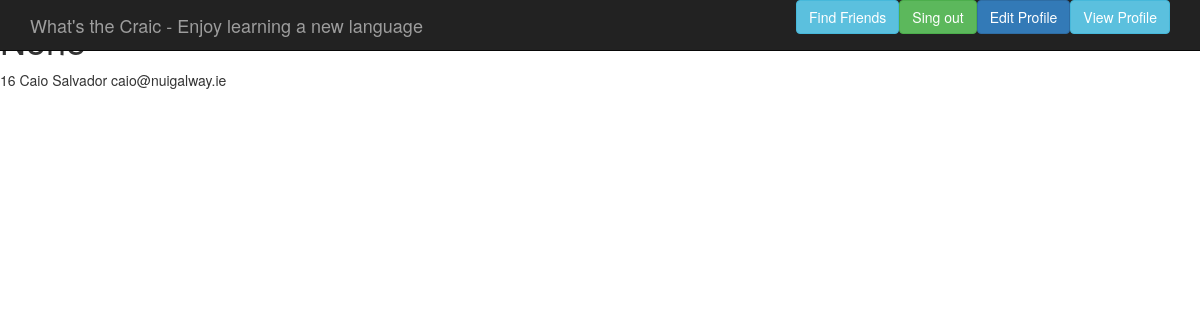
Before: /dashboard/ (signed in) with the older database file.
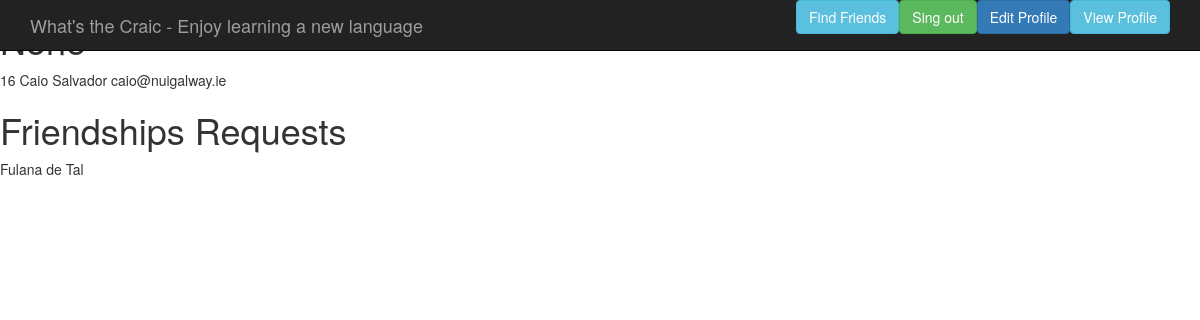
After: the same page with the newer database file.
### profiles/models.py (models this page shows, shortened)
class Profile(models.Model):
	user = models.OneToOneField(settings.AUTH_USER_MODEL)
	name = models.CharField(max_length=100)
	email = models.EmailField(max_length=100, unique=True)
	nui_id = models.IntegerField(unique=True)
	staff = models.BooleanField(default=True)
	native = models.ForeignKey(Language)
	learning = models.ManyToManyField(Language, related_name="profile_languages")
	picture = models.ImageField(
		blank=True,
		null=True,
		upload_to=download_media_location
		) #, storage=FileSystemStorage(location=settings.PROTECTED_ROOT)
	def __str__(self): #def __unicode__(self):
		return self.name
	def find_friendships_requests(self):
		friendships_requests = Friendship.objects.filter(to_user=self, status=False)
		return friendships_requests

class Friendship(models.Model):
	from_user = models.ForeignKey(Profile, related_name="friendship_from_user")
	to_user = models.ForeignKey(Profile, related_name="friendship_to_user")
	status = models.BooleanField(default=False)

### whats_the_craic/views.py (the view)
# urls.py: url(r'^dashboard/$', login_required(DashboardView.as_view()), name='dashboard'),
class DashboardView(SuccessMessageMixin, TemplateView):
	template_name = "dashboard.html"
	def get_context_data(self, **kwargs):
		context = super(DashboardView, self).get_context_data(**kwargs)
		user = self.request.user
		profile = Profile.objects.get(user=self.request.user)
		friendships_requests = profile.find_friendships_requests()
		context["profile"] = profile
		context["friendships_requests"] = friendships_requests
		context["site_name"] = 	"What's the Craic?"
		context["title"] = 	""
		context["submit_btn"] = ""
		return context

### templates/dashboard.html (shortened to what this page needs)
{% extends "base.html" %}
{% load staticfiles %}
{% block content %}
<nav class="navbar navbar-inverse navbar-fixed-top">
    <div class="container">
        <div class="navbar-header">
            <a class="navbar-brand" href="#">What's the Craic - Enjoy learning a new language</a>
        </div>
        <div id="navbar" class="navbar-collapse collapse">
            <a href="{% url 'profiles:view' profile.id %}" class="btn btn-info pull-right">View Profile</a>
            <a href="{% url 'profiles:update' profile.id %}" class="btn btn-primary pull-right">Edit Profile</a>
            <a href="{% url 'logout'%}" class="btn btn-success pull-right">Sing out</a>
            <a href="{% url 'profiles:findfriends'%}" class="btn btn-info pull-right">Find Friends</a>
        </div>
    </div>
</nav>
{% if possible_friends %}
    {% for possible_friend in possible_friends %}
            <li>{{ possible_friend.name }}</li>
    {% endfor %}
{% else %}
    <h1>None</h1>
{% endif %}
{{ user.id }}
{{ profile.name }}
{{ profile.email }}
{% if friendships_requests %}
    <h1> Friendships Requests </h1>
    {% for friendships_request in friendships_requests %}
        <p>{{friendships_request.from_user}}</p>
    {% endfor %}
{% endif %}
{% endblock content %}

### templates/base.html
{% include "header.html" %}
		{% block content %}
		{% endblock content %}
{% include "footer.html" %}

### templates/header.html (shortened to what this page needs)
<!DOCTYPE html>
<html lang="en">
  	<head>
		<link rel="stylesheet" href="https://maxcdn.bootstrapcdn.com/bootstrap/3.3.6/css/bootstrap.min.css">
  	</head>
  	<body>

### templates/footer.html (shortened to what this page needs)
  	</body>
</html>

Changed rows visible on the page:
added Friendship: from_user "Fulana de Tal"
Other visible differences:
text now shown: "Friendships Requests"
